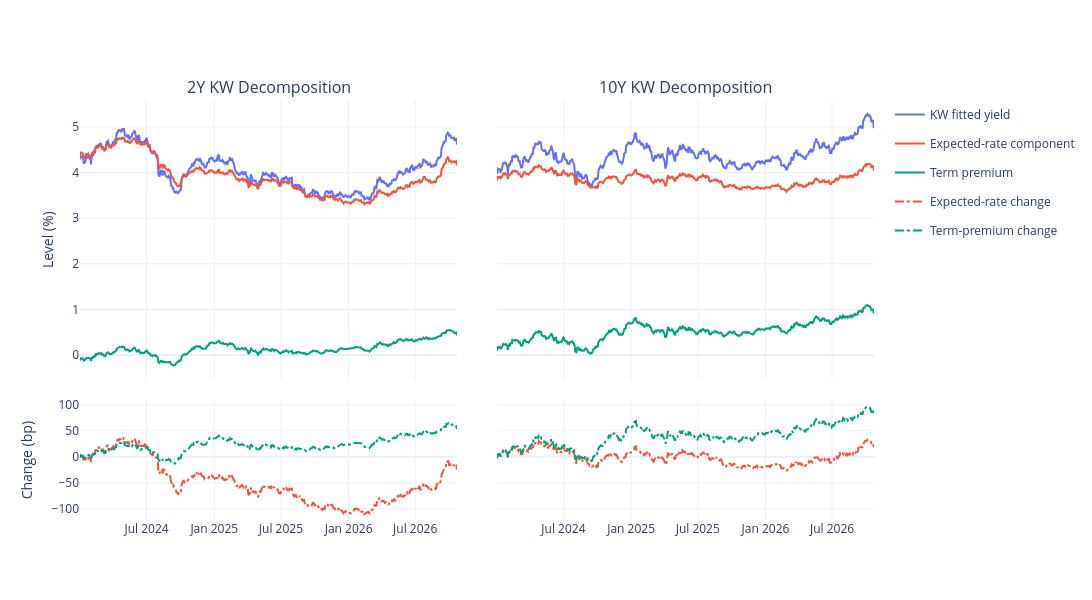

The notebook cell this image was saved under:
### Code cell
yield_decomposition = market.decomposition(kw_observations, *kw_date_range.get_dates())
decomposition_figure = yield_decomposition.show(width=1300, height=600)

### Figure 1 — Plotly figure (JSON) as saved in the notebook; plotly's stock layout.template omitted (floating-point values rounded to 4 significant figures; data arrays with more than 128 entries replaced by an {"elided": "..."} marker saying what was removed)
{"data": [{"connectgaps": false, "customdata": {"elided": "703x1 str values"}, "hovertemplate": "%{fullData.name}: %{customdata[0]}<extra></extra>", "legendgroup": "fitted_yield", "line": {"color": "#636EFA"}, "mode": "lines", "name": "KW fitted yield", "showlegend": true, "type": "scatter", "x": {"elided": "703 str values"}, "xaxis": "x", "y": {"elided": "703 float values"}, "yaxis": "y"}, {"connectgaps": false, "customdata": {"elided": "703x1 str values"}, "hovertemplate": "%{fullData.name}: %{customdata[0]}<extra></extra>", "legendgroup": "expected_rate", "line": {"color": "#EF553B"}, "mode": "lines", "name": "Expected-rate component", "showlegend": true, "type": "scatter", "x": {"elided": "703 str values"}, "xaxis": "x", "y": {"elided": "703 float values"}, "yaxis": "y"}, {"connectgaps": false, "customdata": {"elided": "703x1 str values"}, "hovertemplate": "%{fullData.name}: %{customdata[0]}<extra></extra>", "legendgroup": "term_premium", "line": {"color": "#00A080"}, "mode": "lines", "name": "Term premium", "showlegend": true, "type": "scatter", "x": {"elided": "703 str values"}, "xaxis": "x", "y": {"elided": "703 float values"}, "yaxis": "y"}, {"connectgaps": false, "customdata": {"elided": "703x1 str values"}, "hovertemplate": "%{fullData.name}: %{customdata[0]}<extra></extra>", "legendgroup": "expected_change_bp", "line": {"color": "#EF553B", "dash": "dashdot"}, "mode": "lines", "name": "Expected-rate change", "showlegend": true, "type": "scatter", "x": {"elided": "703 str values"}, "xaxis": "x", "y": {"elided": "703 float values"}, "yaxis": "y3"}, {"connectgaps": false, "customdata": {"elided": "703x1 str values"}, "hovertemplate": "%{fullData.name}: %{customdata[0]}<extra></extra>", "legendgroup": "premium_change_bp", "line": {"color": "#00A080", "dash": "dashdot"}, "mode": "lines", "name": "Term-premium change", "showlegend": true, "type": "scatter", "x": {"elided": "703 str values"}, "xaxis": "x", "y": {"elided": "703 float values"}, "yaxis": "y3"}, {"connectgaps": false, "customdata": {"elided": "703x1 str values"}, "hovertemplate": "%{fullData.name}: %{customdata[0]}<extra></extra>", "legendgroup": "fitted_yield", "line": {"color": "#636EFA"}, "mode": "lines", "name": "KW fitted yield", "showlegend": false, "type": "scatter", "x": {"elided": "703 str values"}, "xaxis": "x2", "y": {"elided": "703 float values"}, "yaxis": "y2"}, {"connectgaps": false, "customdata": {"elided": "703x1 str values"}, "hovertemplate": "%{fullData.name}: %{customdata[0]}<extra></extra>", "legendgroup": "expected_rate", "line": {"color": "#EF553B"}, "mode": "lines", "name": "Expected-rate component", "showlegend": false, "type": "scatter", "x": {"elided": "703 str values"}, "xaxis": "x2", "y": {"elided": "703 float values"}, "yaxis": "y2"}, {"connectgaps": false, "customdata": {"elided": "703x1 str values"}, "hovertemplate": "%{fullData.name}: %{customdata[0]}<extra></extra>", "legendgroup": "term_premium", "line": {"color": "#00A080"}, "mode": "lines", "name": "Term premium", "showlegend": false, "type": "scatter", "x": {"elided": "703 str values"}, "xaxis": "x2", "y": {"elided": "703 float values"}, "yaxis": "y2"}, {"connectgaps": false, "customdata": {"elided": "703x1 str values"}, "hovertemplate": "%{fullData.name}: %{customdata[0]}<extra></extra>", "legendgroup": "expected_change_bp", "line": {"color": "#EF553B", "dash": "dashdot"}, "mode": "lines", "name": "Expected-rate change", "showlegend": false, "type": "scatter", "x": {"elided": "703 str values"}, "xaxis": "x2", "y": {"elided": "703 float values"}, "yaxis": "y4"}, {"connectgaps": false, "customdata": {"elided": "703x1 str values"}, "hovertemplate": "%{fullData.name}: %{customdata[0]}<extra></extra>", "legendgroup": "premium_change_bp", "line": {"color": "#00A080", "dash": "dashdot"}, "mode": "lines", "name": "Term-premium change", "showlegend": false, "type": "scatter", "x": {"elided": "703 str values"}, "xaxis": "x2", "y": {"elided": "703 float values"}, "yaxis": "y4"}], "layout": {"annotations": [{"font": {"size": 16}, "showarrow": false, "text": "2Y KW Decomposition", "x": 0.2375, "xanchor": "center", "xref": "paper", "y": 1.0, "yanchor": "bottom", "yref": "paper"}, {"font": {"size": 16}, "showarrow": false, "text": "10Y KW Decomposition", "x": 0.7625, "xanchor": "center", "xref": "paper", "y": 1.0, "yanchor": "bottom", "yref": "paper"}], "height": 600, "hovermode": "x unified", "hoversubplots": "axis", "width": 1300, "xaxis": {"anchor": "y3", "domain": [0, 0.475], "hoverformat": "%Y-%m-%d", "range": ["2024-01-02", "2026-10-23"], "showspikes": true, "showticklabels": true, "spikedash": "dot", "spikemode": "across", "spikesnap": "cursor", "type": "date"}, "xaxis2": {"anchor": "y4", "domain": [0.525, 1], "hoverformat": "%Y-%m-%d", "range": ["2024-01-02", "2026-10-23"], "showspikes": true, "showticklabels": true, "spikedash": "dot", "spikemode": "across", "spikesnap": "cursor", "type": "date"}, "xaxis3": {"anchor": "y3", "domain": [0, 0.475], "hoverformat": "%Y-%m-%d", "range": ["2024-01-02", "2026-10-23"], "showticklabels": true, "title": {"text": "Observation date"}, "type": "date", "visible": false}, "xaxis4": {"anchor": "y4", "domain": [0.525, 1], "hoverformat": "%Y-%m-%d", "range": ["2024-01-02", "2026-10-23"], "showticklabels": true, "title": {"text": "Observation date"}, "type": "date", "visible": false}, "yaxis": {"anchor": "x", "domain": [0.335, 1.0], "title": {"text": "Level (%)"}}, "yaxis2": {"anchor": "x2", "domain": [0.335, 1.0], "matches": "y", "showticklabels": false, "title": {"text": ""}}, "yaxis3": {"anchor": "x", "domain": [0, 0.285], "title": {"text": "Change (bp)"}}, "yaxis4": {"anchor": "x2", "domain": [0, 0.285], "matches": "y3", "showticklabels": false, "title": {"text": ""}}}}
